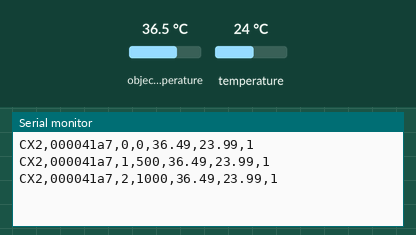
Simulated run of this sketch. Board: ESP32. Parts: the last lines printed to the serial monitor. The inputs (shaded band) are chosen by the test bench; at power-on: object temperature 36.5 °C, temperature 24 °C. Random numbers use the default seed unless the sketch sets one.

Above: at 1.3 s.
1.4 s: object temperature set to 20 °C
At 1.9 s:
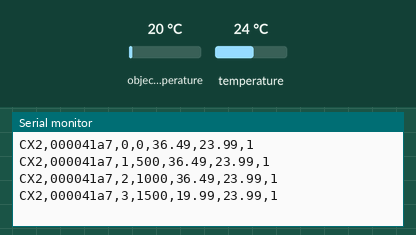
2.9 s: temperature set to 12 °C
At 3.4 s:
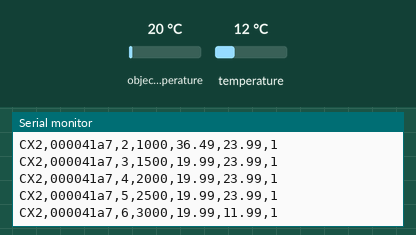
4.4 s: object temperature set to 26 °C
At 4.9 s:
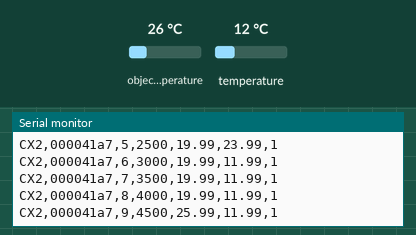
Timing chart, 0 to 7.4 s (numbered marks = the images above; inputs shaded):
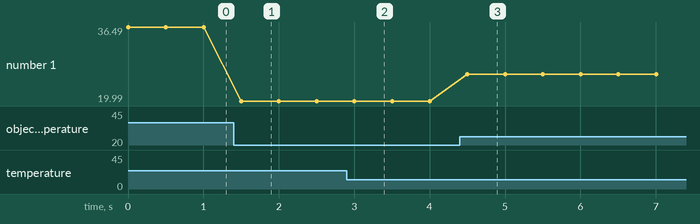

Measured:
- after the input at 1.4 s, the serial monitor: prints a new line after 0.10 s (image 1)
- after the input at 2.9 s, the serial monitor: prints a new line after 0.10 s (image 2)
- after the input at 4.4 s, the serial monitor: prints a new line after 0.10 s (image 3)
- plotted number 1: 36.49 → 19.99 after the input at 1.4 s, 19.99 → 25.99 after the input at 4.4 s

The sketch:

cookx_sense.ino
```cpp
#include <Wire.h>
#include <Adafruit_MLX90614.h>
#include <esp_system.h>
// ESP32 SDA=21 SCL=22; JDY-31 RX=17 TX=16, 9600 8N1.
Adafruit_MLX90614 mlx;
HardwareSerial bluetooth(2);
uint32_t bootId, sequence = 0, nextSample = 0;
bool sensorReady = false;
void setup() {
  Serial.begin(115200); Wire.begin(21, 22); Wire.setTimeOut(100);
  bluetooth.begin(9600, SERIAL_8N1, 16, 17);
  bootId = esp_random(); sensorReady = mlx.begin();
}
void loop() {
  const uint32_t now = millis();
  if ((int32_t)(now - nextSample) < 0) { delay(1); return; }
  nextSample = now + 500;
  if (!sensorReady) sensorReady = mlx.begin();
  const float object = sensorReady ? mlx.readObjectTempC() : NAN;
  const float ambient = sensorReady ? mlx.readAmbientTempC() : NAN;
  const bool valid = isfinite(object) && object >= -70 && object <= 380;
  const bool ambientValid = isfinite(ambient) && ambient >= -40 && ambient <= 125;
  if (!valid) sensorReady = false;
  char rawText[16] = "", ambientText[16] = "", frame[110];
  if (valid) snprintf(rawText, sizeof(rawText), "%.2f", object);
  if (ambientValid) snprintf(ambientText, sizeof(ambientText), "%.2f", ambient);
  snprintf(frame, sizeof(frame), "CX2,%08lx,%lu,%lu,%s,%s,%d\n",
    (unsigned long)bootId, (unsigned long)sequence++, (unsigned long)now,
    rawText, ambientText, valid ? 1 : 0);
  bluetooth.print(frame); // Raw readings; app owns temporal filtering.
  Serial.print(frame);   // No actuator or actuation command.
}
```
